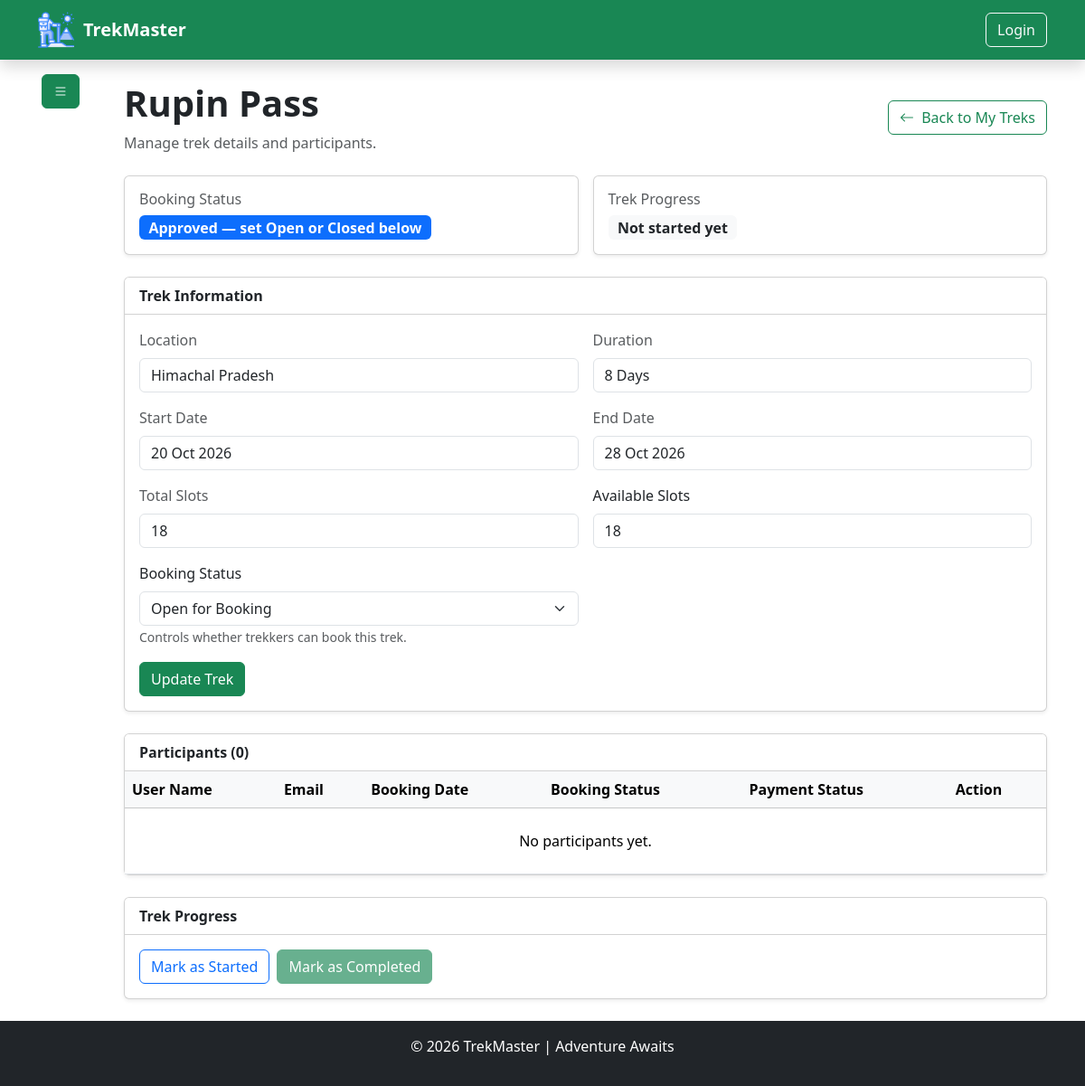
Page /trekstaff/manage-trek/12 (signed in) on the earlier database version.
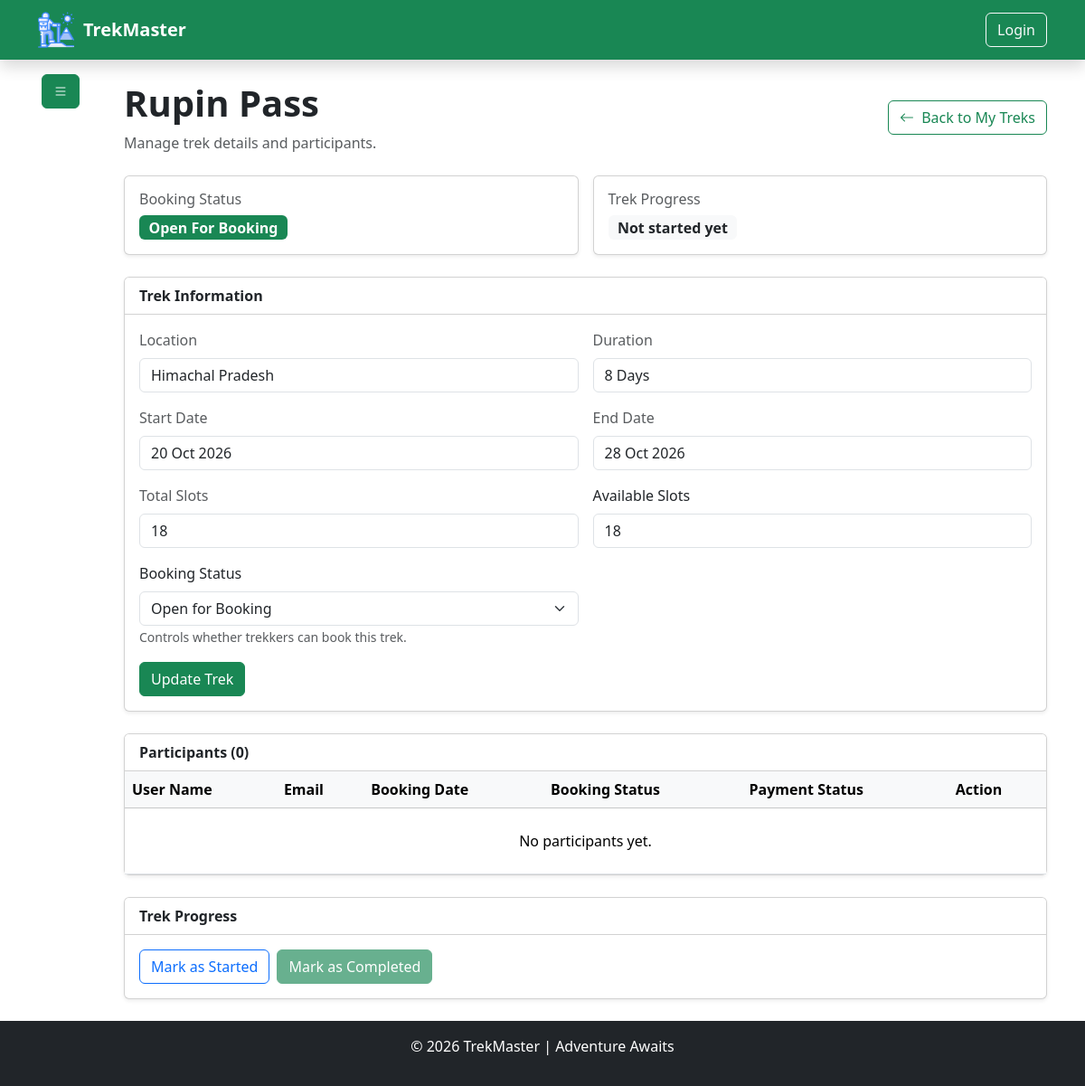
Same page on the later database version.
### model/model.py (models this page shows, shortened)
class BaseModel(TimeStampMixin, db.Model):
    __abstract__ = True  ## means this class is not a table in the database, but it can be inherited by other models to have common fields [new concept of abstract base class in SQLAlchemy]
    id = db.Column(db.Integer, primary_key=True)

class TrekModel(BaseModel):
    __tablename__ = "treks"
    name = db.Column(db.String(100), nullable=False)
    location = db.Column(db.String(100), nullable=False)
    difficulty = db.Column(db.Enum(TrekDifficulty), nullable=False)
    duration = db.Column(db.Integer, nullable=False)  # in days
    total_slots = db.Column(db.Integer, nullable=False, default=10)
    available_slots = db.Column(db.Integer, nullable=False, default=10)
    price = db.Column(db.Numeric(10, 2), nullable=False)
    description = db.Column(db.String(600), nullable=True)
    image_url = db.Column(db.String(200), nullable=True)
    starting_at = db.Column(db.DateTime, nullable=False, default=datetime.utcnow)
    ending_at = db.Column(db.DateTime, nullable=False)
    status = db.Column(db.Enum(TrekStatus), default=TrekStatus.PENDING, nullable=False)
    assigned_staff_id = db.Column(db.Integer, db.ForeignKey("staffs.id"), nullable=True)
    bookings = db.relationship(
        "BookingModel", backref=db.backref("trek", lazy=True), lazy=True, cascade="all, delete-orphan"
    )  # one to many relationship with BookingModel
    reviews = db.relationship(
        "TrekReviewModel", backref=db.backref("trek", lazy=True), lazy=True, cascade="all, delete-orphan"
    )  # one to many relationship with ReviewModel
    __table_args__ = (
        db.CheckConstraint(
            "available_slots <= total_slots", name="check_available_slots"
        ),
        db.CheckConstraint("starting_at < ending_at", name="ending before start constraint"),
        db.CheckConstraint("price >= 0", name="zero_price_constraint"),
    )

### utils/authentication.py (the view)
    def wrapper(*args , **kwargs):
        if "user_id" not in session:
            flash("Please log in to access this page.", "danger")
            return redirect("/auth/login")
        user = UserModel.query.filter_by(id=session["user_id"]).first()
        if not user:
            flash("User not found.", "danger")
            return redirect("/auth/login")
        return func(
            *args,
            **kwargs
        )

### controller/trek_staff_controller.py (called while the page is built)
def get_current_staff():
    user_id = session.get("user_id")
    return StaffModel.query.filter_by(user_id=user_id).first()

def get_assigned_trek(staff, trek_id):
    if not staff:
        return None
    return TrekModel.query.filter_by(
        id=trek_id, assigned_staff_id=staff.id
    ).first()

def load_trek_stats(treks):
    for trek in treks:
        trek.booked_participants = len(
            [b for b in trek.bookings if b.status == BookingStatus.BOOKED]
        )
    return treks

### routes/trek_staff_routes.py (called while the page is built)
@trek_staff_bp.route("/manage-trek/<int:trek_id>", methods=["GET", "POST"])
@is_logged_in
@role_required(UserRole.STAFF)
def manage_trek(trek_id):
    return trek_staff_ctrl.manage_trek(trek_id)

### templates/trekStaff/manage_trek.html (shortened to what the changed rows need)
{% extends "base.html" %}
{% block content %}
<div class="container">
    <div class="row">
        <div class="col-11">
            <div class="py-4">
                <div class="d-flex justify-content-between align-items-center mb-4">
                    <div>
                        <h1 class="fw-bold">{{ trek.name }}</h1>
                        <p class="text-muted mb-0">Manage trek details and participants.</p>
                    </div>
                </div>
                <div class="row g-3 mb-4">
                    <div class="col-md-6">
                        <div class="card shadow-sm h-100">
                            <div class="card-body">
                                <h6 class="text-muted">Booking Status</h6>
                                {% if trek.status.value in ['open', 'closed'] %}
                                <span
                                    class="badge bg-{% if trek.status.value == 'open' %}success{% else %}danger{% endif %} fs-6 text-capitalize">
                                    {{ trek.status.value }} for booking
                                </span>
                                {% elif trek.status.value == 'approved' %}
                                <span class="badge bg-primary fs-6">Approved — set Open or Closed below</span>
                                {% else %}
                                <span class="badge bg-secondary fs-6 text-capitalize">{{ trek.status.value }}</span>
                                {% endif %}
                            </div>
                        </div>
                    </div>
                </div>
                <div class="card shadow-sm mb-4">
                    <div class="card-body">
                        <form method="POST" action="/trekstaff/manage-trek/{{ trek.id }}">
                            <div class="row g-3">
                                <div class="col-md-6">
                                    <label class="form-label text-muted">Location</label>
                                    <input type="text" class="form-control" value="{{ trek.location }}" readonly>
                                </div>
                                <div class="col-md-6">
                                    <label class="form-label text-muted">Duration</label>
                                    <input type="text" class="form-control" value="{{ trek.duration }} Days" readonly>
                                </div>
                                <div class="col-md-6">
                                    <label class="form-label text-muted">Start Date</label>
                                    <input type="text" class="form-control"
                                        value="{{ trek.starting_at.strftime('%d %b %Y') }}" readonly>
                                </div>
                                <div class="col-md-6">
                                    <label class="form-label text-muted">End Date</label>
                                    <input type="text" class="form-control"
                                        value="{{ trek.ending_at.strftime('%d %b %Y') }}" readonly>
                                </div>
                                <div class="col-md-6">
                                    <label class="form-label text-muted">Total Slots</label>
                                    <input type="text" class="form-control" value="{{ trek.total_slots }}" readonly>
                                </div>
                                <div class="col-md-6">
                                    <label class="form-label">Available Slots</label>
                                    <input type="number" name="available_slots" class="form-control" min="0"
                                        max="{{ trek.total_slots }}" value="{{ trek.available_slots }}" required>
                                </div>
                                {% if trek.status.value not in ['started', 'completed'] %}
                                <div class="col-md-6">
                                    <label class="form-label">Booking Status</label>
                                    <select name="status" class="form-select" required>
                                        <option value="open" {% if trek.status.value=='open' %}selected{% endif %}>Open
                                            for Booking</option>
                                    </select>
                                    <small class="text-muted">Controls whether trekkers can book this trek.</small>
                                </div>
                                {% else %}
                                <div class="col-md-6">
                                    <label class="form-label text-muted">Booking Status</label>
                                    <input type="text" class="form-control"
                                        value="Locked (trek already {{ trek.status.value }})" readonly>
                                </div>
                                {% endif %}
                            </div>
                        </form>
                    </div>
                </div>
                <div class="card shadow-sm mb-4">
                    <div class="table-responsive">
                        <table class="table table-hover align-middle mb-0">
                            <thead class="table-light">
                                <tr>
                                    <th>User Name</th>
                                    <th>Email</th>
                                    <th>Booking Date</th>
                                    <th>Booking Status</th>
                                    <th>Payment Status</th>
                                    <th>Action</th>
                                </tr>
                            </thead>
                        </table>
                    </div>
                </div>
            </div>
        </div>
    </div>
</div>
{% endblock %}

Differences in the rows shown:
changed TrekModel "Rupin Pass": status.value (not shown) → "Open"; status (not shown) → "Open for Booking"
Other differences:
form field status: "Open for Booking" → (not shown)
text no longer shown: "Approved — set Open or Closed below"
text now shown: "For Booking"
